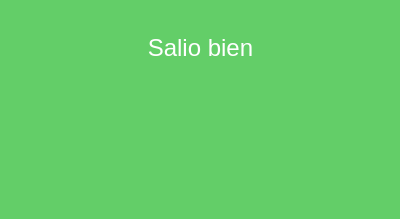
<?xml version="1.0" encoding="UTF-8"?>
<ui version="4.0">
 <class>Dialog</class>
 <widget class="QDialog" name="Dialog">
  <property name="geometry">
   <rect>
    <x>0</x>
    <y>0</y>
    <width>400</width>
    <height>219</height>
   </rect>
  </property>
  <property name="windowTitle">
   <string>Dialog</string>
  </property>
  <property name="styleSheet">
   <string notr="true">background-color: rgb(99, 206, 104);
color:white;</string>
  </property>
  <widget class="QTextEdit" name="su_aviso">
   <property name="geometry">
    <rect>
     <x>40</x>
     <y>30</y>
     <width>321</width>
     <height>151</height>
    </rect>
   </property>
   <property name="styleSheet">
    <string notr="true">border:none;</string>
   </property>
   <property name="html">
    <string>&lt;!DOCTYPE HTML PUBLIC &quot;-//W3C//DTD HTML 4.0//EN&quot; &quot;http://www.w3.org/TR/REC-html40/strict.dtd&quot;&gt;
&lt;html&gt;&lt;head&gt;&lt;meta name=&quot;qrichtext&quot; content=&quot;1&quot; /&gt;&lt;style type=&quot;text/css&quot;&gt;
p, li { white-space: pre-wrap; }
&lt;/style&gt;&lt;/head&gt;&lt;body style=&quot; font-family:'MS Shell Dlg 2'; font-size:8.25pt; font-weight:400; font-style:normal;&quot;&gt;
&lt;p align=&quot;center&quot; style=&quot; margin-top:0px; margin-bottom:0px; margin-left:0px; margin-right:0px; -qt-block-indent:0; text-indent:0px;&quot;&gt;&lt;span style=&quot; font-size:18pt;&quot;&gt;Salio bien&lt;/span&gt;&lt;/p&gt;&lt;/body&gt;&lt;/html&gt;</string>
   </property>
  </widget>
 </widget>
 <resources/>
 <connections/>
</ui>
